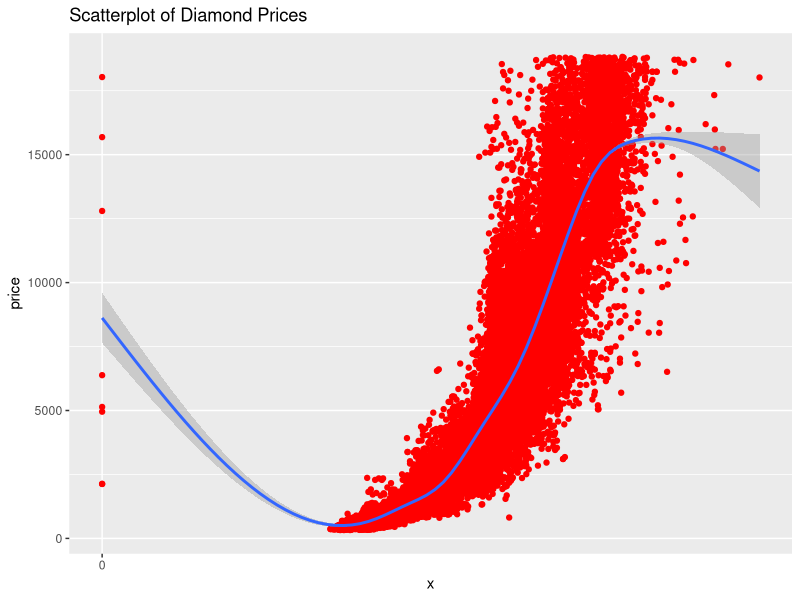
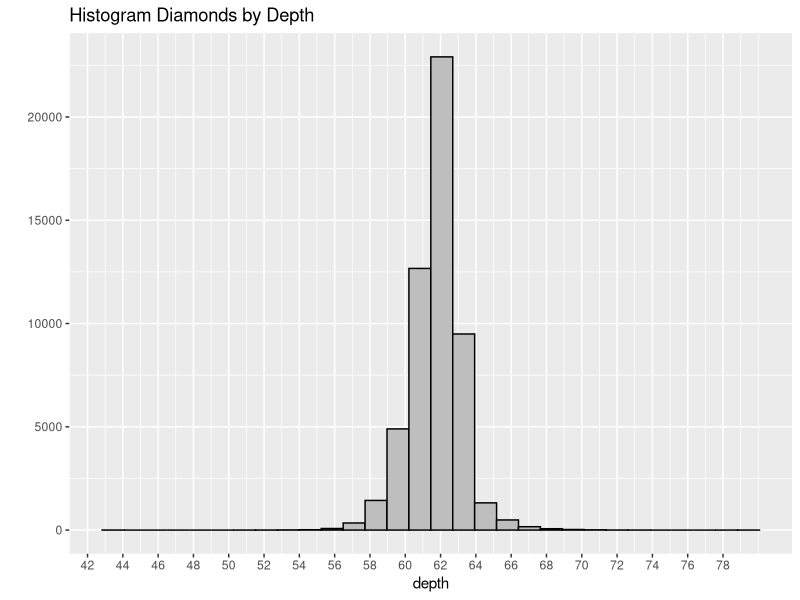
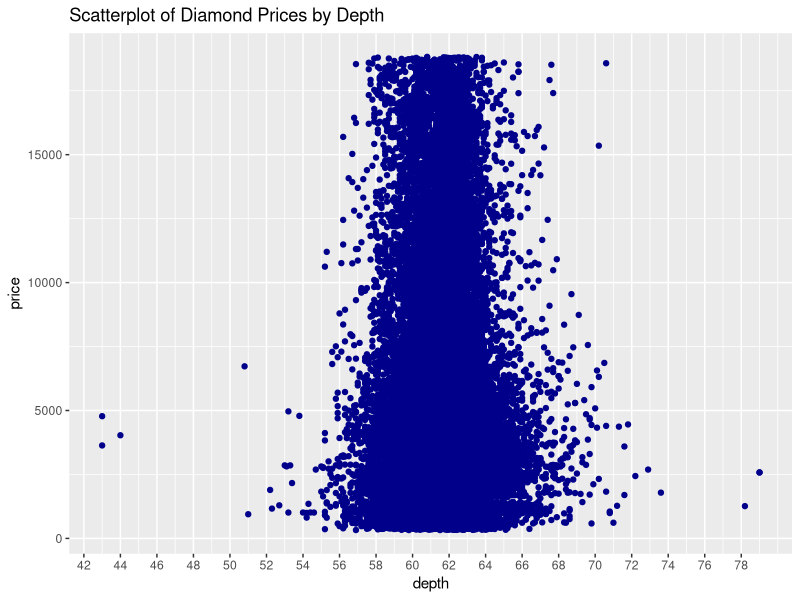
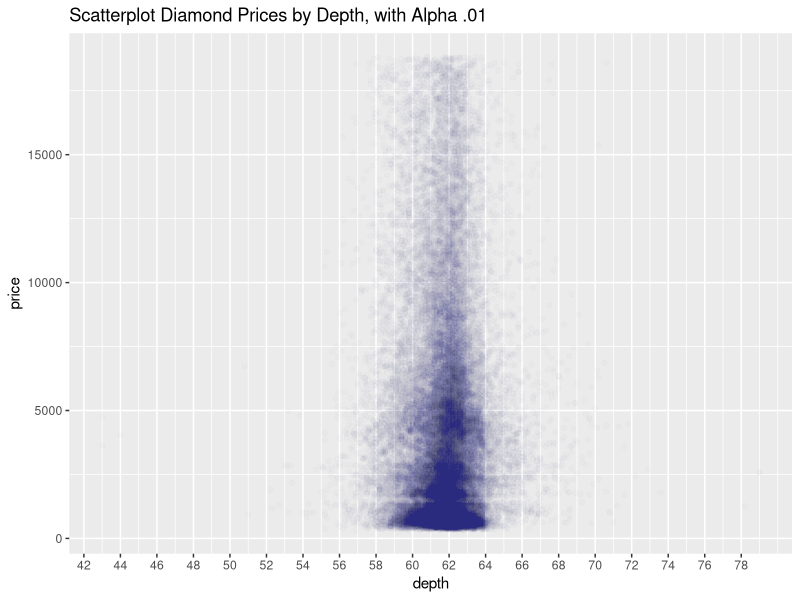
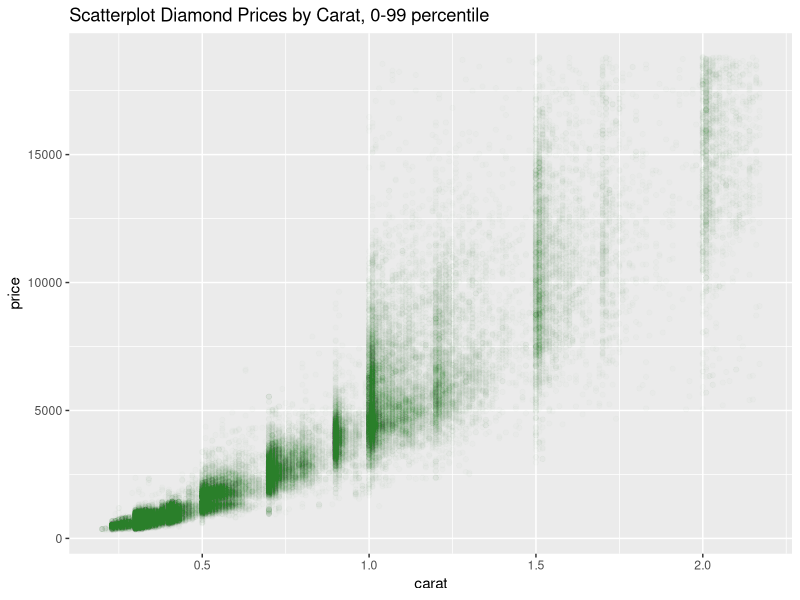
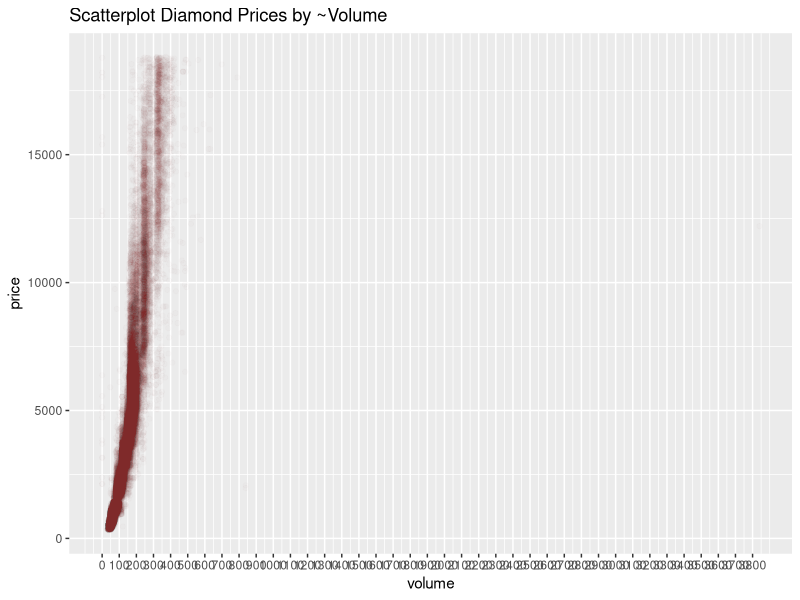
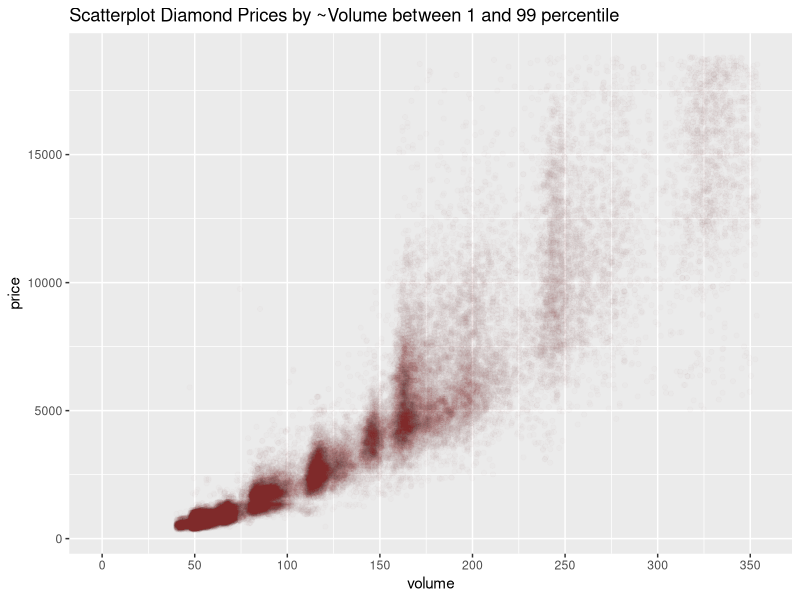
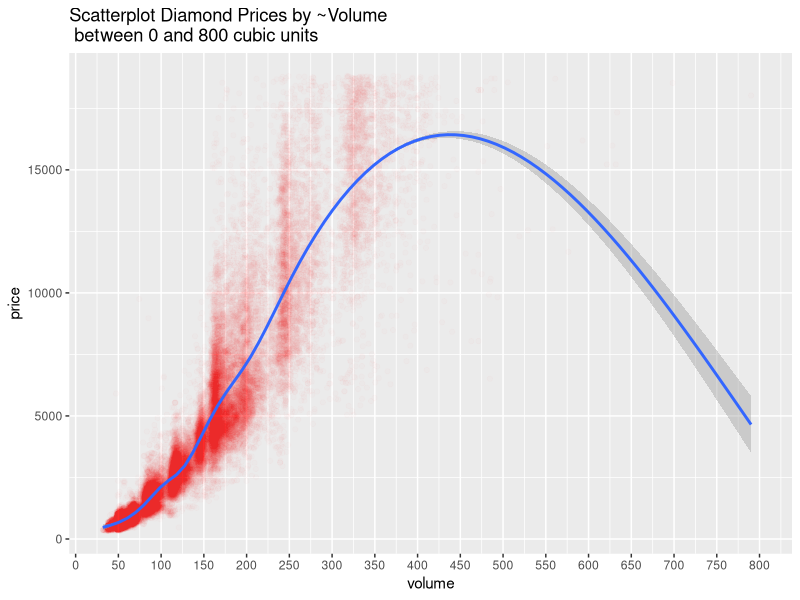

Source code (R) for these figures, in order:
## ---- chunk 1
knitr::opts_chunk$set(results =TRUE, fig.width=4, fig.height=4,  echo=FALSE, warning=FALSE, message=FALSE)

#load code library dependencies, and set up data set.
library(ggplot2)
library(gridExtra)
library(magrittr)
library(scales)
library(plyr)
library(dplyr)

#Dataset diamonds is native to R, no need to load it.
pf <- diamonds
#Convert data set to pf shorter alias
## ---- chunk 2

qplot(y =price, x= x, data=pf, main = 'Scatterplot of Diamond Prices', fill=I("grey"), col=I("red"))+ 
  scale_x_continuous(breaks = seq(0, 18820, 2000))+
  geom_smooth()

print("Price is positively correlated with x, a measure of a size dimension of the diamonds.")

print("Below are correlations related to excercise 3\'s questions in this section")

print("Correlation of price to x:")
cor.test(~ x + price, pf)
#0.8844352 
print("Correlation of price to y:")
cor.test(~ y + price, pf)
#0.8654209
print("Correlation of price to z:")
cor.test(~ z + price, pf)
#0.8612494
## ---- chunk 3

print("Descriptive Stats of Depth")
summary(pf$depth)

qplot(x =depth, data=pf, main = "Histogram Diamonds by Depth", fill=I("grey"), col=I("black")) + 
  scale_x_continuous(breaks = seq(40, 79, 2))

ggplot(data = diamonds, aes(x = depth, y = price))+
  ggtitle("Scatterplot of Diamond Prices by Depth") +
  geom_point(colour="darkblue")+
  scale_x_continuous(breaks = seq(40, 79, 2))

print("Based on the Scatterplot of Prices vs Depth, nost diamonds are betwee 59 and 64 depth values.")
## ---- chunk 4
ggplot(data = diamonds, aes(x = depth, y = price)) + 
  geom_point(alpha = 1/100, colour="darkblue") + 
  scale_x_continuous(breaks = seq(40, 79, 2)) +
  ggtitle("Scatterplot Diamond Prices by Depth, with Alpha .01")

print("Correlation of price to depth: ")
cor.test(~ depth + price, pf)
#-0.0106474
round(-0.0106474, digits = 2)

print("The correlation coefficient of price to depth is below .05, and seems too small as a predictor alone.")

## ---- chunk 5
print("Descriptive Statistics for Carat-")
summary(pf$carat)

print("Define 99 Quantile for Carat-")
quantile(pf$carat, probs = c(.99))
#subset(pf$carat, pf$carat < quantile(pf$carat, probs = c(.99)))

ggplot(data = subset(pf, pf$carat < quantile(pf$carat, 
  probs = c(.99))), aes(x = carat, y = price)) + 
  geom_point(alpha = 1/100, colour="darkgreen") + 
  scale_x_continuous(breaks = seq(0, 5.1, .5)) +
  ggtitle("Scatterplot Diamond Prices by Carat, 0-99 percentile")

#l <- quantile(pf$carat, probs = c(.01))
# 1% 
#0.24 
#r <- quantile(pf$carat, probs = c(.99))
# 99% 
# 2.18
## ---- chunk 6

pf$volume <- (pf$x* pf$y* pf$z)
#Create Volume using vctorized expression of volume, add to dataframe

print("Descriptive Statistics for Volume (defined as x* y * z)")
summary(pf$volume)

ggplot(data = pf, aes(x = volume, y = price)) + 
  geom_point(alpha = 1/100,  colour="deeppink4") + 
  scale_x_continuous(breaks = seq(0, 3845, 100)) +
  ggtitle("Scatterplot Diamond Prices by ~Volume")

print("This should be zoomed, centered, and outliers removed.")

print("Descriptive Statistics of volume")
summary(pf$volume)

print("Defining bottom 1% of volume")
l <- quantile(pf$volume, probs = c(.01))
l
# 1% 
# 40.07633  

print("Defining 99 quantile of volume")
r <- quantile(pf$volume, probs = c(.99))
r
# 99% 
# 354.4266 

print("Defining Data betwee 1 and 99 quantile of volume")
pf.good_volume <- filter(pf, between(pf$volume, l, r))
arrange( pf.good_volume, carat )
#head(pf.good_volume) #tested the subset

ggplot(data = pf.good_volume, aes(x = volume, y = price)) + 
  geom_point(alpha = 1/100,  colour="deeppink4") + 
  scale_x_continuous(breaks = seq(0, 355, 50), limits = c(0, 355)) +
  ggtitle("Scatterplot Diamond Prices by ~Volume between 1 and 99 percentile")
## ---- chunk 7
#library(plyr)
print("The number of diamonds with volume = 0:")
plyr::count(pf$volume == 0)

#Instructions say to unload plyr afterwards - but loading as instructed works.

# print('Note: If you ran the count function from plyr, you need to run this
# command in R to unload the plyr package. detach("package:plyr", unload=TRUE)
# The plyr package will conflict with the dplyr package in later exercises.
# Depending on your investigation, it may or may not be important for you to
# understand how outliers, like these, came to be in your data.')
#detach("package:plyr", unload=TRUE) 
library(dplyr)
# NOTE: Gives and error unloading plyr?
# ----------------------------------------------------------------------------
# You have loaded plyr after dplyr - this is likely to cause problems.
# If you need functions from both plyr and dplyr, please load plyr first, then dplyr:
# library(plyr); library(dplyr)
# ----------------------------------------------------------------------------
## ---- chunk 8

print("The prices and volume excluding diamonds with 0 volume, and over 800 are a full vector of 53,917 numbers. Below is the desciptive statistical summary of these values:")

pf.corr_volume <- filter(pf, between(pf$volume, 1, 800))
#pf.corr_volume
#Striclty speaking I should pick a volume that is not 0 so .000000001 

summary(pf.corr_volume$volume)

print("The correlation of prices and volume, excluding diamonds with 0 volume, and over 800 is:")
round(cor(pf.corr_volume$price, pf.corr_volume$volume ), digits = 2)
#0.92
## ---- chunk 9
pf.corr_volume <- filter(pf, between(pf$volume, 1, 800))
ggplot(data = pf.corr_volume, aes(x = volume, y = price)) + 
  geom_point(alpha = 1/100, colour = 'red') + 
  scale_x_continuous(breaks = seq(0, 800, 50), limits = c(31, 800)) +
  ggtitle("Scatterplot Diamond Prices by ~Volume \n between 0 and 800 cubic units")+
  geom_smooth()
## ---- chunk 10

#note using diamonds here not pf alias - dataframe
print("First few Rows of Diamonds")
head(diamonds)

print("Define Diamonds by Clarity")
diamondsByClarity<-diamonds %>%
      dplyr::group_by(clarity) %>%
      dplyr::summarise(mean_price = mean(price),
            median_price = median(price),
            min_price = min(price),
            max_price = max(price),
            n = n()) %>% 
      dplyr::arrange(clarity)
head(diamondsByClarity)

print('Not sure about the Error -Error in n() : This function should not be called directly')
## ---- chunk 11
diamonds_by_clarity <- group_by(diamonds, clarity)
diamonds_mp_by_clarity <- summarise(diamonds_by_clarity, mean_price = mean(price), mean_carat = mean(carat))

diamonds_by_color <- group_by(diamonds, color)
diamonds_mp_by_color <- summarise(diamonds_by_color, mean_price = mean(price), mean_carat = mean(carat))

head(diamonds_by_clarity)
head(diamonds_mp_by_color)

#str(diamonds_by_clarity) #Debugging code BY
#diamonds_mp_by_clarity #Debugging code MP
#str(diamonds_mp_by_clarity) #Debugging code MP

#ggplot( data = diamonds, aes(x = clarity, y = price) ) +
#  geom_bar(stat = "identity")  #Debugging code

#diamonds_mp_by_clarity #Debugging code
#diamonds_mp_by_clarity$clarity #Debugging code
#diamonds_mp_by_clarity$mean_price #Debugging code

#print('For chart display purposes reversing Clarity factor order so Best is in #the Right.')

#diamonds_mp_by_clarity$rev_clarity <- with(diamonds_mp_by_clarity, #factor(clarity, levels = rev(levels(clarity))))

#print('Original order')
#diamonds_mp_by_clarity$clarity
#print('Reversed order')
#diamonds_mp_by_clarity$rev_clarity

p1 <- ggplot(diamonds_mp_by_clarity, aes(clarity, mean_price ) ) +
          geom_bar(stat = "identity", fill="gray", colour="black")+
  ggtitle( 'Mean Price by Clarity (Worst to Best)')
p1

#Notes scale_x_reverse fails with Discrete x values

#******BY COLOR*****
#diamonds_mp_by_color

print('For chart display purposes reversing Color factor order so Best is in the Right.')

diamonds_mp_by_color$rev_color <- with(diamonds_mp_by_color, factor(color, levels = rev(levels(color))))

print('original')
diamonds_mp_by_color$color
print('reversed')
diamonds_mp_by_color$rev_color


p2 <- ggplot( diamonds_mp_by_color, aes(x = rev_color, y = mean_price) ) +
  geom_bar(stat = "identity", fill="gray", colour="black") +
  scale_x_discrete()+
  ggtitle( "Mean Price by Color (Worst to Best)")
p2
#Notes scale_x_reverse fails with Discrete x values

grid.arrange(p1, p2, ncol = 1)

## ---- chunk 12

#diamonds_by_color <- group_by(diamonds, color)

#diamonds_mp_by_color <- summarise(diamonds_by_color, mean_price = mean(price), mean_carat = mean(carat) )

#diamonds_mp_by_color$mean_carat
#diamonds_mp_by_color$mean_price
#diamonds_mp_by_color$color

print('Table of Mean prices and Mean Carats by Color')
diamonds_mp_by_color

p3 <- ggplot( diamonds_mp_by_color, aes(rev_color, mean_price, fill = mean_carat) ) +
  geom_bar(position = "dodge", stat = "identity") +
  ggtitle( "Mean Price by Color by Mean Carat (Worst to Best)")
p3

p4 <- ggplot( diamonds_mp_by_clarity, aes(clarity, mean_price, fill = mean_carat) ) +
  geom_bar(position = "dodge", stat = "identity") +
  ggtitle( "Mean Price by Clarity by Mean Carat (Worst to Best)")
p4

grid.arrange(p1, p2, p3, p4, ncol = 1)


